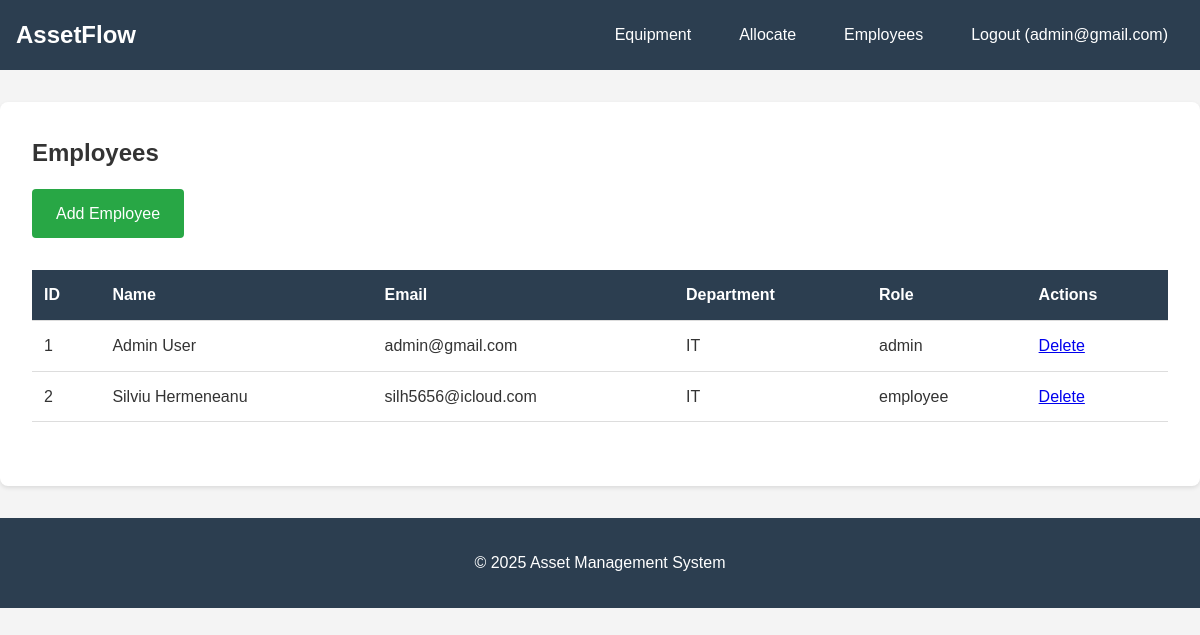
The app's page /index.php?controller=employee&action=list (signed in) with its own data.
### tables this page shows
CREATE TABLE Employees (
            employee_id INTEGER PRIMARY KEY AUTOINCREMENT,
            full_name VARCHAR(100) NOT NULL,
            email VARCHAR(100) UNIQUE NOT NULL,
            department VARCHAR(50),
            app_role VARCHAR(20) NOT NULL,
            password_hash VARCHAR(255) NOT NULL
        );

### config/DBConnection.php (called while the page is built)
<?php
    class DBConnection
    {
        private static $instance = null;
        private $connection;
        private function __construct()
        {
            $dbFile = __DIR__ . '/database.sqlite';
            $this->connection = new PDO('sqlite:' . $dbFile);
            $this->connection->setAttribute(PDO::ATTR_ERRMODE, PDO::ERRMODE_EXCEPTION);
            $this->connection->exec("PRAGMA foreign_keys = ON;");
        }
        public static function getInstance()
        {
            if (self::$instance === null)
            {
                self::$instance = new DBConnection();
            }
            return self::$instance;
        }
        public function getConnection()
        {
            return $this->connection;
        }
    }
?>

### controller/EmployeeController.php (called while the page is built, shortened)
<?php
require_once __DIR__ . '/../model/EmployeeModel.php';
class EmployeeController
{
    private $userRole;
    private $employeeModel;
    public function __construct($userRole = null)
    {
        $this->userRole = $userRole;
        $this->employeeModel = new EmployeeModel();
    }
    public function listAction()
    {
        if ($this->userRole == "admin" || $this->userRole == "manager")
        {
            return $this->employeeModel->findAll();
        }
        else
        {
            throw new InvalidCredentialsException("Only admins and managers can view employees.");
        }
    }
}
?>

### model/EmployeeModel.php (called while the page is built, shortened)
<?php
    require_once __DIR__ . '/../config/DBConnection.php';
    class EmployeeModel extends BaseModel
    {
        private $db;
        public function __construct()
        {
            $this->db = DBConnection::getInstance()->getConnection();
        }
        public function findAll()
        {
            $stmt = $this->db->query("SELECT * FROM Employees");
            return $stmt->fetchAll(PDO::FETCH_ASSOC);
        }
    }
?>

### view/employee/list.php (the view)
<?php
require_once __DIR__ . '/../layout/header.php';
?>
<div class="container">
    <h2>Employees</h2>
    <a href="?controller=employee&action=add" class="btn-add">Add Employee</a>
    <table class="equipment-table">
        <thead>
            <tr>
                <th>ID</th>
                <th>Name</th>
                <th>Email</th>
                <th>Department</th>
                <th>Role</th>
                <th>Actions</th>
            </tr>
        </thead>
        <tbody>
            <?php foreach ($employees as $emp): ?>
            <tr>
                <td><?php echo htmlspecialchars($emp['employee_id']); ?></td>
                <td><?php echo htmlspecialchars($emp['full_name']); ?></td>
                <td><?php echo htmlspecialchars($emp['email']); ?></td>
                <td><?php echo htmlspecialchars($emp['department']); ?></td>
                <td><span class="status-<?php echo strtolower($emp['app_role']); ?>">
                    <?php echo htmlspecialchars($emp['app_role']); ?>
                </span></td>
                <td>
                    <a href="?controller=employee&action=delete&id=<?php echo $emp['employee_id']; ?>"
                       onclick="return confirm('Are you sure?')">Delete</a>
                </td>
            </tr>
            <?php endforeach; ?>
        </tbody>
    </table>
</div>
<?php require_once __DIR__ . '/../layout/footer.php'; ?>

### public/css/main.css (style rules this page uses)
* { margin: 0; padding: 0; box-sizing: border-box; }
body { font-family: 'Arial', sans-serif; line-height: 1.6; color: #333; background-color: #f4f4f4; }
.container { max-width: 1200px; margin: 2rem auto; padding: 0 2rem; background-color: white; border-radius: 8px; box-shadow: 0 2px 4px rgba(0,0,0,0.1); }
.equipment-table { width: 100%; border-collapse: collapse; margin: 2rem 0; }
.equipment-table th, .equipment-table td { padding: 12px; text-align: left; border-bottom: 1px solid #ddd; }
.equipment-table th { background-color: #2c3e50; color: white; }
button[type="submit"], .btn-add { background-color: #28a745; color: white; padding: 0.75rem 1.5rem; border: none; border-radius: 4px; cursor: pointer; font-size: 1rem; text-decoration: none; display: inline-block; }
.btn-add { margin-top: 1rem; }

### public/css/responsive.css (style rules this page uses)
@media (min-width: 1025px) { .container { padding: 2rem; } }
@media (min-width: 1025px) { .equipment-table { font-size: 1rem; } }

### records on screen
employees: employee_id "1", full_name "Admin User", email "admin@gmail.com", department "IT", app_role "admin"
employees: employee_id "2", full_name "Silviu Hermeneanu", email "silh5656@icloud.com", department "IT", app_role "employee"

### other values on screen
$_SESSION['user_email'] "admin@gmail.com"
